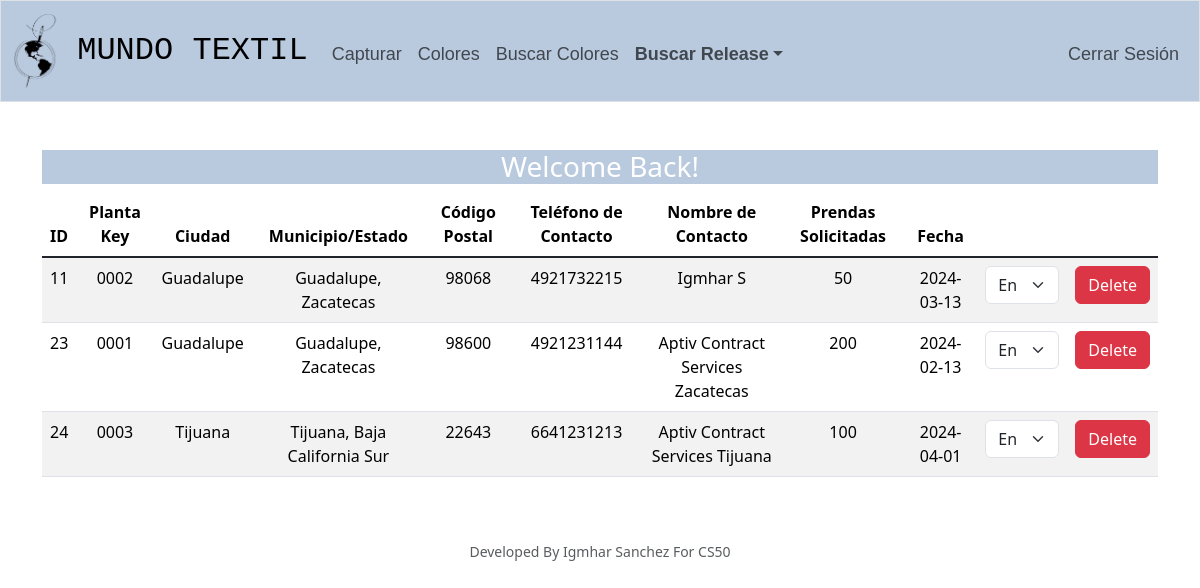
Page / (signed in) on the earlier database version.
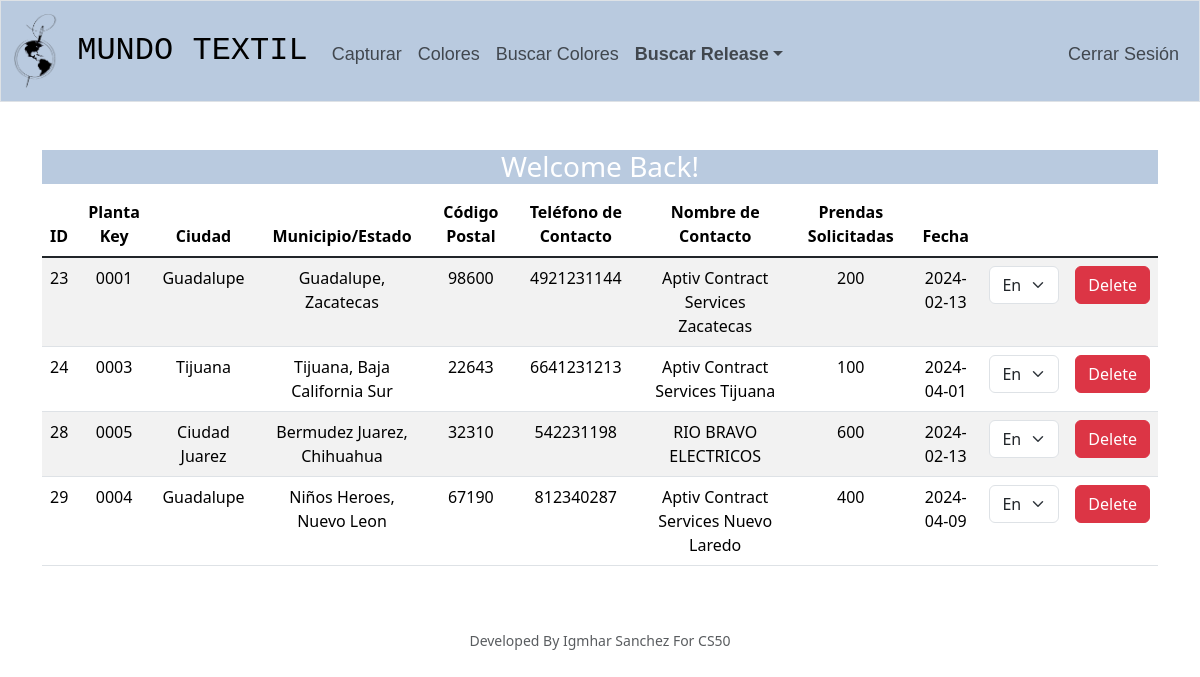
Same page on the later database version.
### tables this page shows
CREATE TABLE textile_releases (
    id INTEGER PRIMARY KEY AUTOINCREMENT NOT NULL,
    planta_key TEXT NOT NULL,
    domicilio TEXT,
    ciudad TEXT,
    municipio_estado TEXT,
    codigo_postal TEXT,
    telefono_contacto TEXT,
    nombre_contacto TEXT,
    prendas_solicitadas INTEGER
, fecha DATE, user_id INTEGER NOT NULL DEFAULT 0, status TEXT);

### app.py (the view)
@app.route("/")
@login_required
def index():
    releases = db.execute("SELECT * FROM textile_releases")
    return render_template("index.html", releases=releases)

### app.py (called while the page is built)
@app.after_request
def after_request(response):
    response.headers["Cache-Control"] = "no-cache, no-store, must-revalidate"
    response.headers["Expires"] = 0
    response.headers["Pragma"] = "no-cache"
    return response

### helpers.py (called while the page is built)
def login_required(f):
    @wraps(f)
    def decorated_function(*args, **kwargs):
        if session.get("user_id") is None:
            return redirect("/login")
        return f(*args, **kwargs)
    return decorated_function

### templates/index.html (shortened to what this page needs)
{% extends "layout.html" %}
{% block main %}
    <div class="bg-custom">
        <h3 style="color: white">Welcome Back!</h3>
    </div>
    <table class="table table-hover table-striped">
        <thead>
            <tr>
                <th scope="col">ID</th>
                <th scope="col">Planta Key</th>
                <th scope="col">Ciudad</th>
                <th scope="col">Municipio/Estado</th>
                <th scope="col">Código Postal</th>
                <th scope="col">Teléfono de Contacto</th>
                <th scope="col">Nombre de Contacto</th>
                <th scope="col" >Prendas Solicitadas</th>
                <th scope="col">Fecha</th>
            </tr>
        </thead>
        <tbody class="table-group-divider">
            {% for release in releases %}
                <tr>
                    <td >{{ release.id }}</td>
                    <td>{{ release.planta_key }}</td>
                    <td>{{ release.ciudad }}</td>
                    <td>{{ release.municipio_estado }}</td>
                    <td>{{ release.codigo_postal }}</td>
                    <td>{{ release.telefono_contacto }}</td>
                    <td>{{ release.nombre_contacto }}</td>
                    <td>{{ release.prendas_solicitadas }}</td>
                    <td>{{ release.fecha }}</td>
                    <td>
                        <select class="form-select form-selector" id="status-{{ release.id }}" name="{{ release.id }}">
                            <option value="in_progress" {% if release.status == 'in_progress' %} selected {% endif %}>En Proceso</option>
                        </select>
                    </td>
                    <td>
                        <button class="btn btn-danger delete-btn" data-id="{{ release.id }}">
                             Delete
                        </button>
                    </td>
                </tr>
            {% endfor %}
        </tbody>
    </table>
{% endblock %}

### templates/layout.html (shortened to what this page needs)
<!DOCTYPE html>
<html lang="en">
    <head>
        <link href="https://cdn.jsdelivr.net/npm/bootstrap@5.3.2/dist/css/bootstrap.min.css" rel="stylesheet">
        <link href="/static/styles.css" rel="stylesheet">
    </head>
    <body>
        <nav class="bg-custom border navbar navbar-expand-md navbar-light">
            <div class="container-fluid">
                <a class="navbar-brand" href="/">
                    <img src="/static/MundoTextil-removebg-preview.png" width="45" alt="" class="d-inline-block align-middle mr-2">
                    <span >MUNDO TEXTIL</span>
                </a>
                <div class="collapse navbar-collapse" id="navbar">
                    {% if session["user_id"] %}
                        <ul class="navbar-nav me-auto mt-2">
                            <li class="nav-item {% if request.path == '/release' %}active{% endif %}">
                                <a class="nav-link" href="/release">Capturar</a>
                            </li>
                            <li class="nav-item {% if request.path == '/colors' %}active{% endif %}">
                                <a class="nav-link" href="/colors">Colores</a>
                            </li>
                            <li class="nav-item {% if request.path == '/search_colors' %}active{% endif %}">
                                <a class="nav-link" href="/search_colors">Buscar Colores</a>
                            </li>
                            <li class="nav-item dropdown {% if request.path in ['/search_date', '/search_name', '/search_id'] %}active{% endif %}">
                                <a class="nav-link dropdown-toggle" data-bs-toggle="dropdown" role="button" aria-haspopup="true" aria-expanded="false"><strong>Buscar Release</strong></a>
                            </li>
                        </ul>
                        <ul class="navbar-nav ms-auto mt-2">
                            <li class="nav-item"><a class="nav-link" href="/logout">Cerrar Sesión</a></li>
                        </ul>
                    {% else %}
                        <ul class="navbar-nav ms-auto mt-2">
                            <li class="nav-item"><a class="nav-link" href="/register">Registrarse</a></li>
                            <li class="nav-item"><a class="nav-link" href="/login">Acceder</a></li>
                        </ul>
                    {% endif %}
                </div>
            </div>
        </nav>
        <main class="container py-5 text-center">
            {% block main %}{% endblock %}
        </main>
        <footer class="mb-5 small text-center text-muted">
            Developed By Igmhar Sanchez For CS50
        </footer>
    </body>
</html>

### static/styles.css (style rules this page uses)
nav .navbar-brand { font-size: xx-large; font-family: 'Verdana', Monospace; }
nav .navbar-nav .nav-item .nav-link { font-size: large; font-family: 'Arial', sans-serif; }
.bg-custom { background-color: #b9cadf; }

Differences in the rows shown:
removed textile_releases: id "11", planta_key "0002", ciudad "Guadalupe", municipio_estado "Guadalupe, Zacatecas", codigo_postal "98068", telefono_contacto "4921732215", nombre_contacto "Igmhar S", prendas_solicitadas "50", fecha "2024-03-13", status+id "En Proceso"
added textile_releases: id "28", planta_key "0005", ciudad "Ciudad Juarez", municipio_estado "Bermudez Juarez, Chihuahua", codigo_postal "32310", telefono_contacto "542231198", nombre_contacto "RIO BRAVO ELECTRICOS", prendas_solicitadas "600", fecha "2024-02-13", id "En Proceso"
added textile_releases: id "29", planta_key "0004", ciudad "Guadalupe", municipio_estado "Niños Heroes, Nuevo Leon", codigo_postal "67190", telefono_contacto "812340287", nombre_contacto "Aptiv Contract Services Nuevo Laredo", prendas_solicitadas "400", fecha "2024-04-09", id "En Proceso"
